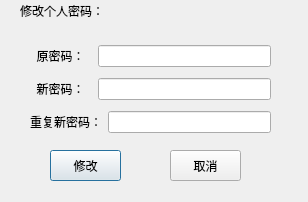
<?xml version="1.0" encoding="UTF-8"?>
<ui version="4.0">
 <class>PasswordChange</class>
 <widget class="QDialog" name="PasswordChange">
  <property name="geometry">
   <rect>
    <x>0</x>
    <y>0</y>
    <width>308</width>
    <height>202</height>
   </rect>
  </property>
  <property name="windowTitle">
   <string>Dialog</string>
  </property>
  <widget class="QLabel" name="label">
   <property name="geometry">
    <rect>
     <x>20</x>
     <y>0</y>
     <width>161</width>
     <height>21</height>
    </rect>
   </property>
   <property name="styleSheet">
    <string notr="true">font: 75 12pt &quot;Agency FB&quot;;</string>
   </property>
   <property name="text">
    <string>修改个人密码：</string>
   </property>
  </widget>
  <widget class="QPushButton" name="pushButton">
   <property name="geometry">
    <rect>
     <x>50</x>
     <y>150</y>
     <width>71</width>
     <height>31</height>
    </rect>
   </property>
   <property name="text">
    <string>修改</string>
   </property>
  </widget>
  <widget class="QPushButton" name="pushButton_2">
   <property name="geometry">
    <rect>
     <x>170</x>
     <y>150</y>
     <width>71</width>
     <height>31</height>
    </rect>
   </property>
   <property name="text">
    <string>取消</string>
   </property>
  </widget>
  <widget class="QWidget" name="">
   <property name="geometry">
    <rect>
     <x>30</x>
     <y>40</y>
     <width>241</width>
     <height>101</height>
    </rect>
   </property>
   <layout class="QVBoxLayout" name="verticalLayout">
    <item>
     <layout class="QHBoxLayout" name="horizontalLayout">
      <item>
       <widget class="QLabel" name="label_2">
        <property name="text">
         <string>  原密码：  </string>
        </property>
       </widget>
      </item>
      <item>
       <widget class="QLineEdit" name="lineEdit"/>
      </item>
     </layout>
    </item>
    <item>
     <layout class="QHBoxLayout" name="horizontalLayout_2">
      <item>
       <widget class="QLabel" name="label_3">
        <property name="text">
         <string>  新密码：  </string>
        </property>
       </widget>
      </item>
      <item>
       <widget class="QLineEdit" name="lineEdit_2"/>
      </item>
     </layout>
    </item>
    <item>
     <layout class="QHBoxLayout" name="horizontalLayout_3">
      <item>
       <widget class="QLabel" name="label_4">
        <property name="text">
         <string>重复新密码：</string>
        </property>
       </widget>
      </item>
      <item>
       <widget class="QLineEdit" name="lineEdit_3"/>
      </item>
     </layout>
    </item>
   </layout>
  </widget>
 </widget>
 <resources/>
 <connections/>
</ui>
